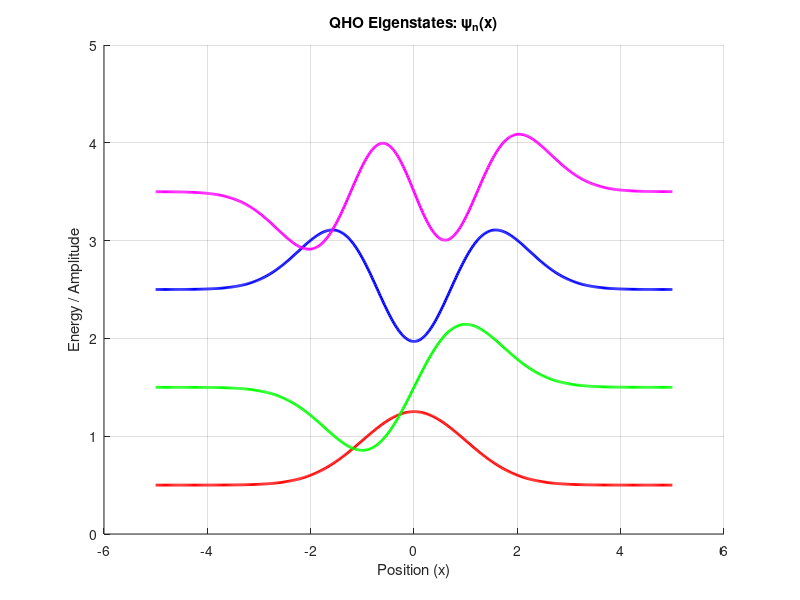

The MATLAB source for this figure: (Note: this script raises an error after producing the figure.)
% 01_quantum_mechanics.m
% UniLab Quantum Physics: 1D Schrodinger Equation & Wavefunction Evolution

clear all;
clc;

disp('⚛️ UniLab Quantum Mechanics Suite');
disp('===================================');

%% 1. Quantum Harmonic Oscillator (Eigenstates)
disp('--- 1. Harmonic Oscillator Eigenstates ---');
x = linspace(-5, 5, 500);
m = 1; hbar = 1; omega = 1;

% Hermite polynomials (recursive implementation)
function H = hermite_poly(n, x)
    if n == 0
        H = ones(size(x));
    elseif n == 1
        H = 2 * x;
    else
        H = 2 * x .* hermite_poly(n-1, x) - 2 * (n-1) * hermite_poly(n-2, x);
    end
end

% Wavefunction for level n
function psi = quantum_ho_psi(n, x, m, hbar, omega)
    alpha = sqrt(m * omega / hbar);
    norm = 1 / sqrt(2^n * factorial(n)) * (alpha^2 / pi)^(1/4);
    psi = norm * exp(-alpha^2 * x.^2 / 2) .* hermite_poly(n, alpha * x);
end

figure;
hold on;
colors = {'r', 'g', 'b', 'm'};
for n = 0:3
    psi = quantum_ho_psi(n, x, m, hbar, omega);
    plot(x, psi + n + 0.5, 'LineWidth', 2, 'Color', colors{n+1});
end
title('QHO Eigenstates: \psi_n(x)');
xlabel('Position (x)'); ylabel('Energy / Amplitude');
grid on;
hold off;

%% 2. Quantum Tunneling Simulation
disp(' ');
disp('--- 2. Quantum Tunneling (Wave Packet) ---');
state = struct();
state.N = 100;
state.x = linspace(-10, 10, state.N);
state.dx = state.x(2) - state.x(1);
state.dt = 0.05;
V_barrier = zeros(1, state.N);
V_barrier(state.N/2 - 3 : state.N/2 + 3) = 15.0; % Barrier
state.V = V_barrier;
k0 = 2.0;
state.psi = exp(-0.5 * (state.x + 5).^2) .* exp(1j * k0 * state.x);
state.psi = state.psi / sqrt(sum(abs(state.psi).^2) * state.dx);

function s = schrodinger_step(s, params)
    psi = s.psi;
    V = s.V;
    dx = s.dx; dt = s.dt;
    % Finite difference Hamiltonian
    lap = zeros(1, s.N);
    lap(2:end-1) = (psi(3:end) - 2*psi(2:end-1) + psi(1:end-2)) / dx^2;
    H_psi = -0.5 * lap + V .* psi;
    s.psi = psi - 1j * H_psi * dt;
    s.psi = s.psi / sqrt(sum(abs(s.psi).^2) * dx);
end

function schrodinger_draw(ax, s)
    prob = abs(s.psi).^2;
    plot(ax, s.x, prob, 'b-', 'LineWidth', 2);
    fill(ax, s.x, s.V / 20, 'r', 'Alpha', 0.2); 
    title(ax, 'Quantum Tunneling: Probability Density |\psi|^2');
    ylim(ax, [0, 1.2]);
end

disp('Launching Quantum Simulation...');
simulate('algorithm', 'step', @schrodinger_step, 'draw', @schrodinger_draw, 'state', state);

disp('Quantum Mechanics Suite Complete.');
